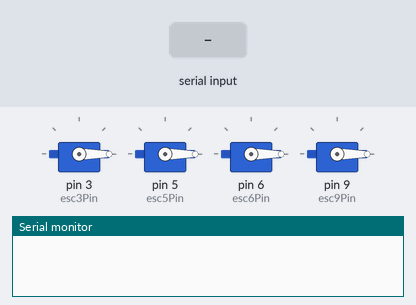
A sketch run on a simulated Arduino Uno, built with avr-gcc and run on an emulated ATmega328P. Parts: 4 × servo, the last lines printed to the serial monitor. The test bench sets the inputs (shaded band).

Above: at 4.2 s.
4.3 s: "W" received over Serial
At 4.7 s:
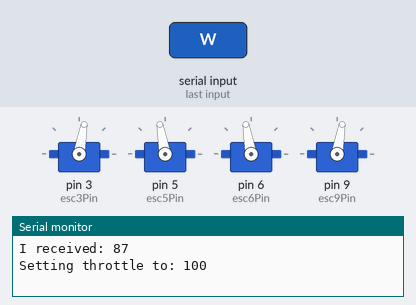
5.8 s: "S" received over Serial
At 7.0 s:
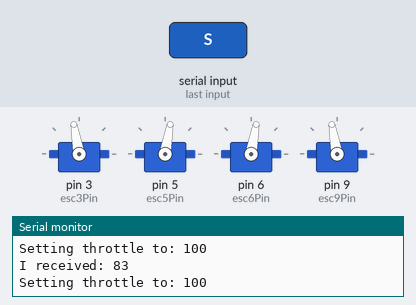
7.3 s: "A" received over Serial
At 8.2 s:
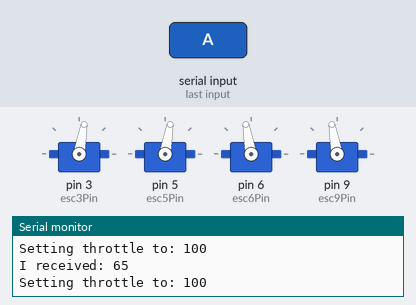
8.8 s: "D" received over Serial
At 9.3 s:
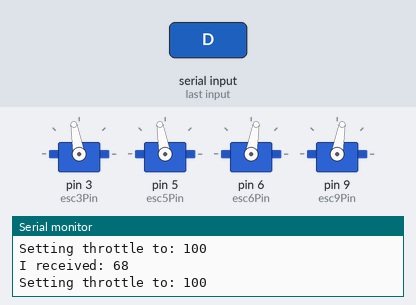
10.3 s: "R" received over Serial
At 11.5 s:
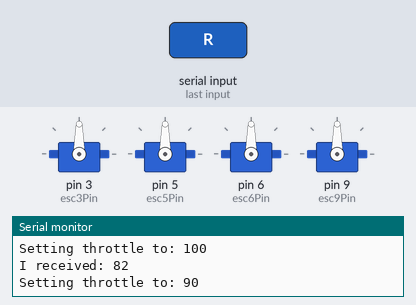
11.8 s: "Q" received over Serial
At 12.8 s:
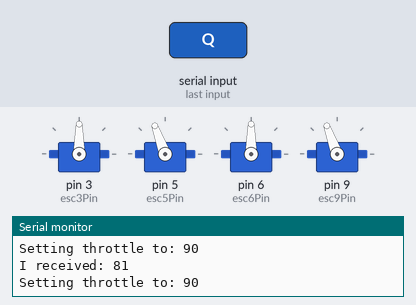
Timing chart, 0 to 14.3 s (numbered marks = the images above; inputs shaded):
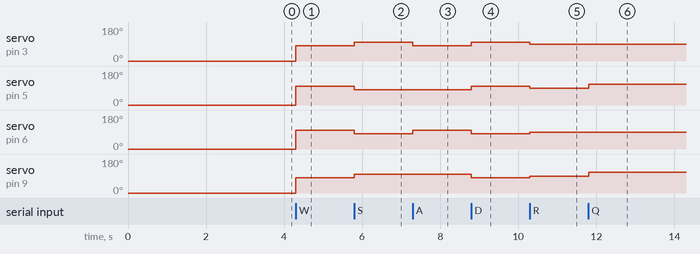

The sketch:

SimonKESC_1_21_18.ino
```cpp
#include <Servo.h>
Servo esc1;
Servo esc2;
Servo esc3;
Servo esc4;

int esc3Pin = 3;
int esc5Pin = 5;
int esc6Pin = 6;
int esc9Pin = 9;
int minPulseRate = 1000;
int maxPulseRate = 2000;
int throttleChangeDelay = 100;
int inByte = 0;
int in1 = 10;
int in2 = 11;
int in3 = 8;


void setup() {
  delay(3000);
  Serial.begin(9600);
  Serial.setTimeout(500);

  // Attach the the servo to the correct pin and set the pulse range
  esc1.attach(esc3Pin, minPulseRate, maxPulseRate);
  esc2.attach(esc5Pin, minPulseRate, maxPulseRate);
  esc3.attach(esc6Pin, minPulseRate, maxPulseRate);
  esc4.attach(esc9Pin, minPulseRate, maxPulseRate);

  // Write a minimum value (most ESCs require this correct startup)
  esc1.write(0);
  esc2.write(0);
  esc3.write(0);
  esc4.write(0);
}

/*   MOTOR LAYOUT:
      [2]-----[1]
       |       |
       |       |
       |       |
      [3]-----[4]
*/

void loop() {
  //read my bluetooth
  if (Serial.available() > 0) {
    inByte = Serial.read();
    Serial.print("I received: ");
    Serial.println(inByte);

    switch (inByte) {
      case 'W': {//FORWARD
          // Read the new throttle value
          int throttle = 100;
          // Print it out
          Serial.print("Setting throttle to: ");
          Serial.println(throttle);
          esc1.write(throttle - 20);
          esc2.write(throttle);
          esc3.write(throttle);
          esc4.write(throttle - 20);
          digitalWrite(in1, LOW);
          digitalWrite(in2, LOW);
          digitalWrite(in3, LOW);

        }
        break;

      case 'S': { //REVERSE
          // Read the new throttle value
          int throttle = 100;
          // Print it out
          Serial.print("Setting throttle to: ");
          Serial.println(throttle);
          esc1.write(throttle);
          esc2.write(throttle - 20);
          esc3.write(throttle - 20);
          esc4.write(throttle);
          digitalWrite(in1, LOW);
          digitalWrite(in2, LOW);
          digitalWrite(in3, LOW);
        }
        break;

      case 'A': { //STRAFE LEFT
          // Read the new throttle value
          int throttle = 100;
          // Print it out
          Serial.print("Setting throttle to: ");
          Serial.println(throttle);
          esc1.write(throttle - 20);
          esc2.write(throttle - 20);
          esc3.write(throttle);
          esc4.write(throttle);
          digitalWrite(in1, LOW);
          digitalWrite(in2, LOW);
          digitalWrite(in3, LOW);
        }
        break;

      case 'D': { //STRAFE RIGHT
          // Read the new throttle value
          int throttle = 100;
          // Print it out
          Serial.print("Setting throttle to: ");
          Serial.println(throttle);
          esc1.write(throttle);
          esc2.write(throttle);
          esc3.write(throttle - 20);
          esc4.write(throttle - 20);
          digitalWrite(in1, LOW);
          digitalWrite(in2, LOW);
          digitalWrite(in3, LOW);
        }
        break;


      case 'R': { //SINK
          // Read the new throttle value
          int throttle = 90;
          // Print it out
          Serial.print("Setting throttle to: ");
          Serial.println(throttle);
          esc1.write(throttle);
          esc2.write(throttle);
          esc3.write(throttle);
          esc4.write(throttle);
          digitalWrite(in1, HIGH);
          digitalWrite(in2, HIGH);
          digitalWrite(in3, LOW);
        }
        break;

      case 'Q': { //TURN LEFT
          // Read the new throttle value
          int throttle = 90;
          // Print it out
          Serial.print("Setting throttle to: ");
          Serial.println(throttle);
          esc1.write(throttle);
          esc2.write(throttle+20);
          esc3.write(throttle);
          esc4.write(throttle+20);
          digitalWrite(in1, LOW);
          digitalWrite(in2, LOW);
          digitalWrite(in3, LOW);
        }
        break;

      case 'E': { //TURN RIGHT
          // Read the new throttle value
          int throttle = 90;
          // Print it out
          Serial.print("Setting throttle to: ");
          Serial.println(throttle);
          esc1.write(throttle-12);
          esc2.write(throttle);
          esc3.write(throttle-12);
          esc4.write(throttle);
          digitalWrite(in1, LOW);
          digitalWrite(in2, LOW);
          digitalWrite(in3, LOW);
        }
        break;

              case 'X': { //STOP
          // Read the new throttle value
          int throttle = 90;
          // Print it out
          Serial.print("Setting throttle to: ");
          Serial.println(throttle);
          esc1.write(throttle);
          esc2.write(throttle);
          esc3.write(throttle);
          esc4.write(throttle);
          digitalWrite(in1, LOW);
          digitalWrite(in2, LOW);
          digitalWrite(in3, LOW);
        }
        break;

    }
  }
}
```

Measured:
- after the input at 4.3 s, servo on pin 3 (esc3Pin), servo on pin 9 (esc9Pin): 0° → 80° at once; servo on pin 5 (esc5Pin), servo on pin 6 (esc6Pin): 0° → 100° at once
- after the input at 5.8 s, servo on pin 3 (esc3Pin), servo on pin 9 (esc9Pin): 80° → 100° at once; servo on pin 5 (esc5Pin), servo on pin 6 (esc6Pin): 100° → 80° at once
- after the input at 7.3 s, servo on pin 3 (esc3Pin): 100° → 80° at once; servo on pin 6 (esc6Pin): 80° → 100° at once
- after the input at 8.8 s, servo on pin 3 (esc3Pin), servo on pin 5 (esc5Pin): 80° → 100° at once; servo on pin 6 (esc6Pin), servo on pin 9 (esc9Pin): 100° → 80° at once
- after the input at 10.3 s, servo on pin 3 (esc3Pin), servo on pin 5 (esc5Pin): 100° → 90° at once; servo on pin 6 (esc6Pin), servo on pin 9 (esc9Pin): 80° → 90° at once
- after the input at 11.8 s, servo on pin 5 (esc5Pin), servo on pin 9 (esc9Pin): 90° → 110° at once
